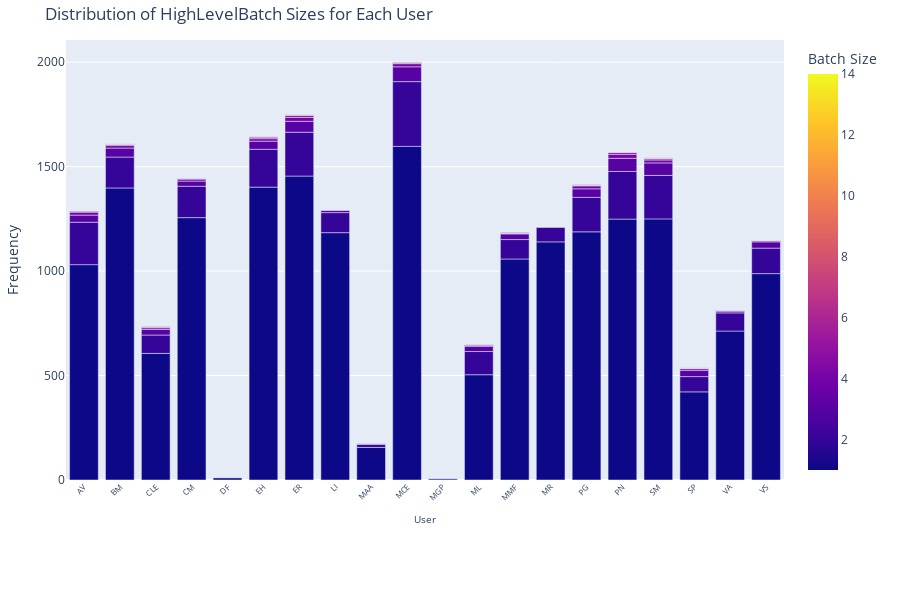

The cell this chart's notebook holds for it:
### Code cell
cypher_batches_size_distribution = """
MATCH (u:Resource)-[:CORR]->(n:HighLevelBatch)
WITH u.sysId AS user, size(n.corr_batch_numbers) AS number_batches
RETURN user, number_batches, count(number_batches) AS frequency
ORDER BY user, number_batches
"""

def batches_size_distribution(uri, username, password, cypher_query):
    driver = GraphDatabase.driver(uri, auth=(username, password))
    with driver.session() as session:
        result = session.run(cypher_query)
        data = result.data()
        return data

results_batches_size_distribution = batches_size_distribution(uri, username, password, cypher_batches_size_distribution)

user = [record['user'] for record in results_batches_size_distribution]
number_batches = [record['number_batches'] for record in results_batches_size_distribution]
frequency = [record['frequency'] for record in results_batches_size_distribution]


df = pd.DataFrame({
    'User': user,
    'Number of Batches': number_batches,
    'Frequency': frequency
})


fig = px.bar(df, x='User', y='Frequency', color='Number of Batches', barmode='group',
             title='Distribution of HighLevelBatch Sizes for Each User',
             labels={'User': 'User', 'Frequency': 'Frequency', 'Number of Batches': 'Batch Size'})

fig.update_layout(
    xaxis_tickangle=-45,
    xaxis_tickfont_size=8,  
    xaxis_title_font_size=10,
    margin=dict(l=40, r=40, t=40, b=120),
    height=600
)

fig.show()

### Figure 1 — Plotly figure (JSON) as saved in the notebook; plotly's stock layout.template omitted (floating-point values rounded to 4 significant figures)
{"data": [{"alignmentgroup": "True", "hovertemplate": "User=%{x}<br>Frequency=%{y}<br>Batch Size=%{marker.color}<extra></extra>", "legendgroup": "", "marker": {"color": [1, 2, 3, 4, 5, 8, 1, 2, 3, 4, 5, 6, 7, 11, 1, 2, 3, 4, 5, 6, 1, 2, 3, 4, 5, 6, 1, 1, 2, 3, 4, 5, 6, 7, 8, 1, 2, 3, 4, 5, 6, 7, 9, 1, 2, 3, 4, 1, 2, 3, 4, 1, 2, 3, 4, 5, 6, 7, 1, 2, 1, 2, 3, 4, 5, 1, 2, 3, 4, 5, 6, 1, 2, 3, 1, 2, 3, 4, 5, 6, 7, 1, 2, 3, 4, 5, 6, 1, 2, 3, 4, 5, 6, 7, 8, 1, 2, 3, 4, 5, 6, 8, 1, 2, 3, 4, 6, 1, 2, 3, 4, 5, 6, 14], "coloraxis": "coloraxis", "pattern": {"shape": ""}}, "name": "", "offsetgroup": "", "orientation": "v", "showlegend": false, "textposition": "auto", "type": "bar", "x": ["AV", "AV", "AV", "AV", "AV", "AV", "BM", "BM", "BM", "BM", "BM", "BM", "BM", "BM", "CLE", "CLE", "CLE", "CLE", "CLE", "CLE", "CM", "CM", "CM", "CM", "CM", "CM", "DF", "EH", "EH", "EH", "EH", "EH", "EH", "EH", "EH", "ER", "ER", "ER", "ER", "ER", "ER", "ER", "ER", "LI", "LI", "LI", "LI", "MAA", "MAA", "MAA", "MAA", "MCE", "MCE", "MCE", "MCE", "MCE", "MCE", "MCE", "MGP", "MGP", "ML", "ML", "ML", "ML", "ML", "MMF", "MMF", "MMF", "MMF", "MMF", "MMF", "MR", "MR", "MR", "PG", "PG", "PG", "PG", "PG", "PG", "PG", "PN", "PN", "PN", "PN", "PN", "PN", "SM", "SM", "SM", "SM", "SM", "SM", "SM", "SM", "SP", "SP", "SP", "SP", "SP", "SP", "SP", "VA", "VA", "VA", "VA", "VA", "VS", "VS", "VS", "VS", "VS", "VS", "VS"], "xaxis": "x", "y": [1031, 203, 34, 14, 5, 1, 1398, 148, 43, 12, 5, 1, 2, 1, 606, 88, 27, 8, 3, 2, 1256, 150, 25, 10, 1, 1, 10, 1402, 181, 39, 12, 7, 3, 1, 1, 1455, 210, 52, 19, 9, 3, 2, 1, 1184, 96, 11, 1, 156, 15, 2, 1, 1597, 310, 71, 15, 4, 3, 1, 6, 1, 504, 111, 25, 5, 2, 1058, 93, 27, 2, 2, 3, 1140, 70, 1, 1188, 165, 41, 14, 3, 1, 2, 1249, 228, 63, 19, 9, 1, 1250, 208, 60, 14, 6, 3, 1, 1, 422, 73, 30, 8, 2, 1, 1, 713, 87, 8, 3, 1, 988, 122, 30, 5, 2, 1, 1], "yaxis": "y"}], "layout": {"barmode": "group", "coloraxis": {"colorbar": {"title": {"text": "Batch Size"}}, "colorscale": [[0, "#0d0887"], [0.1111, "#46039f"], [0.2222, "#7201a8"], [0.3333, "#9c179e"], [0.4444, "#bd3786"], [0.5556, "#d8576b"], [0.6667, "#ed7953"], [0.7778, "#fb9f3a"], [0.8889, "#fdca26"], [1, "#f0f921"]]}, "height": 600, "legend": {"tracegroupgap": 0}, "margin": {"b": 120, "l": 40, "r": 40, "t": 40}, "title": {"text": "Distribution of HighLevelBatch Sizes for Each User"}, "xaxis": {"anchor": "y", "domain": [0, 1], "tickangle": -45, "tickfont": {"size": 8}, "title": {"font": {"size": 10}, "text": "User"}}, "yaxis": {"anchor": "x", "domain": [0, 1], "title": {"text": "Frequency"}}}}
